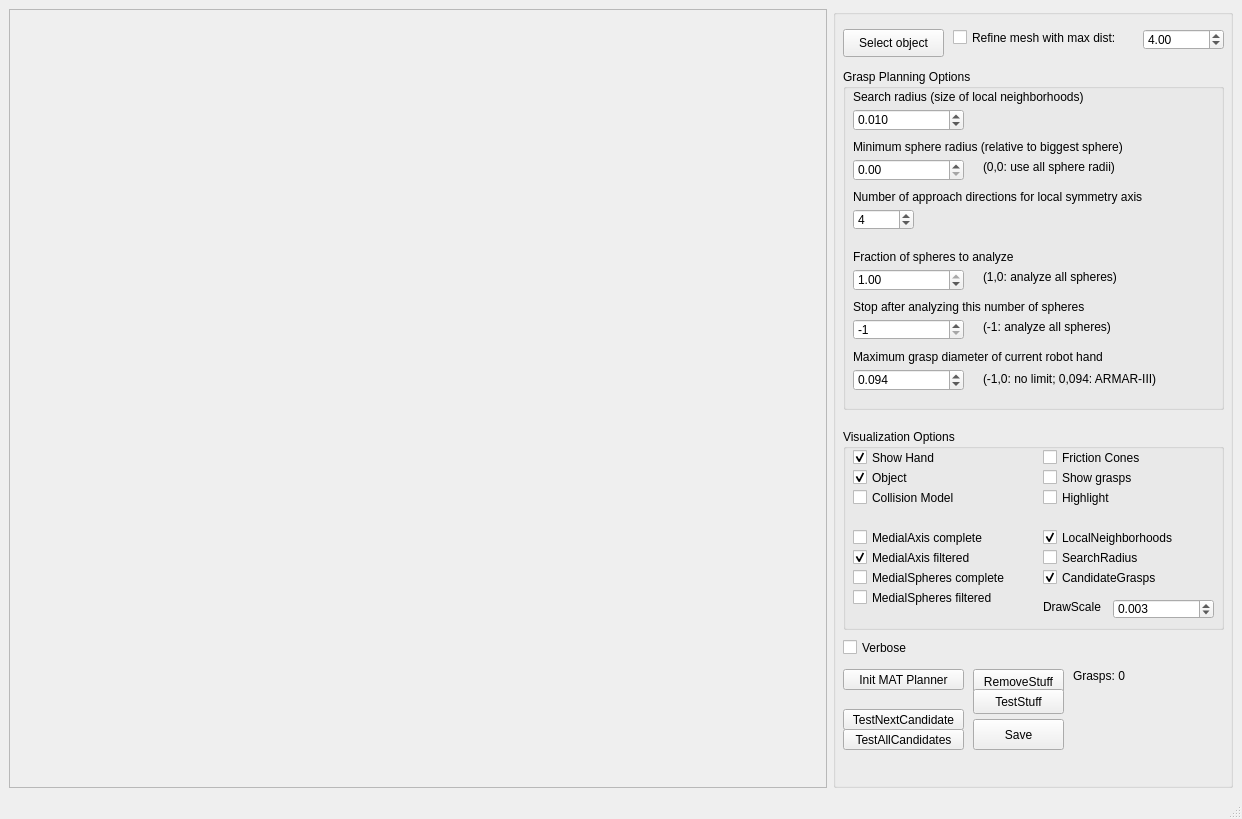
<?xml version="1.0" encoding="UTF-8"?>
<ui version="4.0">
 <class>MatGraspPlanner</class>
 <widget class="QMainWindow" name="MatGraspPlanner">
  <property name="geometry">
   <rect>
    <x>0</x>
    <y>0</y>
    <width>1242</width>
    <height>819</height>
   </rect>
  </property>
  <property name="windowTitle">
   <string>MatGraspPlanner - based on the Medial Axis Transform (MAT)</string>
  </property>
  <widget class="QWidget" name="centralwidget">
   <layout class="QGridLayout" name="gridLayout">
    <item row="0" column="1">
     <widget class="QGroupBox" name="groupBox">
      <property name="maximumSize">
       <size>
        <width>400</width>
        <height>16777215</height>
       </size>
      </property>
      <property name="title">
       <string/>
      </property>
      <widget class="QGroupBox" name="groupBox_2">
       <property name="geometry">
        <rect>
         <x>10</x>
         <y>60</y>
         <width>381</width>
         <height>341</height>
        </rect>
       </property>
       <property name="title">
        <string>Grasp Planning Options</string>
       </property>
       <widget class="QLabel" name="label_11">
        <property name="geometry">
         <rect>
          <x>10</x>
          <y>70</y>
          <width>361</width>
          <height>16</height>
         </rect>
        </property>
        <property name="text">
         <string>Minimum sphere radius (relative to biggest sphere)</string>
        </property>
       </widget>
       <widget class="QLabel" name="label_13">
        <property name="geometry">
         <rect>
          <x>10</x>
          <y>20</y>
          <width>331</width>
          <height>16</height>
         </rect>
        </property>
        <property name="text">
         <string>Search radius (size of local neighborhoods)</string>
        </property>
       </widget>
       <widget class="QDoubleSpinBox" name="doubleSpinBoxSearchRadius">
        <property name="geometry">
         <rect>
          <x>10</x>
          <y>40</y>
          <width>111</width>
          <height>22</height>
         </rect>
        </property>
        <property name="decimals">
         <number>3</number>
        </property>
        <property name="maximum">
         <double>1000000.000000000000000</double>
        </property>
        <property name="singleStep">
         <double>0.001000000000000</double>
        </property>
        <property name="value">
         <double>0.010000000000000</double>
        </property>
       </widget>
       <widget class="QDoubleSpinBox" name="doubleSpinBoxMinimumSphereRadiusRelative">
        <property name="geometry">
         <rect>
          <x>10</x>
          <y>90</y>
          <width>111</width>
          <height>22</height>
         </rect>
        </property>
        <property name="decimals">
         <number>2</number>
        </property>
        <property name="maximum">
         <double>1.000000000000000</double>
        </property>
        <property name="singleStep">
         <double>0.100000000000000</double>
        </property>
        <property name="value">
         <double>0.000000000000000</double>
        </property>
       </widget>
       <widget class="QLabel" name="label_12">
        <property name="geometry">
         <rect>
          <x>10</x>
          <y>120</y>
          <width>351</width>
          <height>16</height>
         </rect>
        </property>
        <property name="text">
         <string>Number of approach directions for local symmetry axis</string>
        </property>
       </widget>
       <widget class="QSpinBox" name="spinBoxNumberOfApproachDirectionsForLocalSymmetryAxis">
        <property name="geometry">
         <rect>
          <x>10</x>
          <y>140</y>
          <width>61</width>
          <height>21</height>
         </rect>
        </property>
        <property name="maximum">
         <number>100</number>
        </property>
        <property name="value">
         <number>4</number>
        </property>
       </widget>
       <widget class="QLabel" name="label_14">
        <property name="geometry">
         <rect>
          <x>10</x>
          <y>180</y>
          <width>191</width>
          <height>16</height>
         </rect>
        </property>
        <property name="text">
         <string>Fraction of spheres to analyze</string>
        </property>
       </widget>
       <widget class="QDoubleSpinBox" name="doubleSpinBoxFractionOfSpheresToAnalyze">
        <property name="geometry">
         <rect>
          <x>10</x>
          <y>200</y>
          <width>111</width>
          <height>22</height>
         </rect>
        </property>
        <property name="decimals">
         <number>2</number>
        </property>
        <property name="maximum">
         <double>1.000000000000000</double>
        </property>
        <property name="singleStep">
         <double>0.010000000000000</double>
        </property>
        <property name="value">
         <double>1.000000000000000</double>
        </property>
       </widget>
       <widget class="QLabel" name="label_15">
        <property name="geometry">
         <rect>
          <x>10</x>
          <y>230</y>
          <width>351</width>
          <height>16</height>
         </rect>
        </property>
        <property name="text">
         <string>Stop after analyzing this number of spheres</string>
        </property>
       </widget>
       <widget class="QSpinBox" name="spinBoxStopAfterAnalyzingThisNumberOfSpheres">
        <property name="geometry">
         <rect>
          <x>10</x>
          <y>250</y>
          <width>111</width>
          <height>21</height>
         </rect>
        </property>
        <property name="minimum">
         <number>-1</number>
        </property>
        <property name="maximum">
         <number>10000</number>
        </property>
        <property name="value">
         <number>-1</number>
        </property>
       </widget>
       <widget class="QLabel" name="label_16">
        <property name="geometry">
         <rect>
          <x>10</x>
          <y>280</y>
          <width>351</width>
          <height>16</height>
         </rect>
        </property>
        <property name="text">
         <string>Maximum grasp diameter of current robot hand</string>
        </property>
       </widget>
       <widget class="QDoubleSpinBox" name="doubleSpinBoxMaxGraspDiameterOfCurrentRobotHand">
        <property name="geometry">
         <rect>
          <x>10</x>
          <y>300</y>
          <width>111</width>
          <height>22</height>
         </rect>
        </property>
        <property name="decimals">
         <number>3</number>
        </property>
        <property name="minimum">
         <double>-1.000000000000000</double>
        </property>
        <property name="maximum">
         <double>1.000000000000000</double>
        </property>
        <property name="singleStep">
         <double>0.001000000000000</double>
        </property>
        <property name="value">
         <double>0.094000000000000</double>
        </property>
       </widget>
       <widget class="QLabel" name="label_18">
        <property name="geometry">
         <rect>
          <x>140</x>
          <y>300</y>
          <width>201</width>
          <height>20</height>
         </rect>
        </property>
        <property name="text">
         <string>(-1,0: no limit; 0,094: ARMAR-III)</string>
        </property>
       </widget>
       <widget class="QLabel" name="label_19">
        <property name="geometry">
         <rect>
          <x>140</x>
          <y>200</y>
          <width>191</width>
          <height>16</height>
         </rect>
        </property>
        <property name="text">
         <string>(1,0: analyze all spheres)</string>
        </property>
       </widget>
       <widget class="QLabel" name="label_20">
        <property name="geometry">
         <rect>
          <x>140</x>
          <y>250</y>
          <width>191</width>
          <height>16</height>
         </rect>
        </property>
        <property name="text">
         <string>(-1: analyze all spheres)</string>
        </property>
       </widget>
       <widget class="QLabel" name="label_21">
        <property name="geometry">
         <rect>
          <x>140</x>
          <y>90</y>
          <width>191</width>
          <height>16</height>
         </rect>
        </property>
        <property name="text">
         <string>(0,0: use all sphere radii)</string>
        </property>
       </widget>
      </widget>
      <widget class="QPushButton" name="pushButtonSave">
       <property name="geometry">
        <rect>
         <x>140</x>
         <y>710</y>
         <width>91</width>
         <height>31</height>
        </rect>
       </property>
       <property name="text">
        <string>Save</string>
       </property>
      </widget>
      <widget class="QPushButton" name="pushButtonInit">
       <property name="geometry">
        <rect>
         <x>10</x>
         <y>660</y>
         <width>121</width>
         <height>21</height>
        </rect>
       </property>
       <property name="text">
        <string>Init MAT Planner</string>
       </property>
      </widget>
      <widget class="QPushButton" name="pushButtonRemoveStuff">
       <property name="geometry">
        <rect>
         <x>140</x>
         <y>660</y>
         <width>91</width>
         <height>25</height>
        </rect>
       </property>
       <property name="text">
        <string>RemoveStuff</string>
       </property>
      </widget>
      <widget class="QPushButton" name="pushButtonShowGrasp">
       <property name="geometry">
        <rect>
         <x>10</x>
         <y>700</y>
         <width>121</width>
         <height>21</height>
        </rect>
       </property>
       <property name="text">
        <string>TestNextCandidate</string>
       </property>
      </widget>
      <widget class="QPushButton" name="pushButtonTestStuff">
       <property name="geometry">
        <rect>
         <x>140</x>
         <y>680</y>
         <width>91</width>
         <height>25</height>
        </rect>
       </property>
       <property name="text">
        <string>TestStuff</string>
       </property>
      </widget>
      <widget class="QPushButton" name="pushButtonTestAllCandidates">
       <property name="geometry">
        <rect>
         <x>10</x>
         <y>720</y>
         <width>121</width>
         <height>21</height>
        </rect>
       </property>
       <property name="text">
        <string>TestAllCandidates</string>
       </property>
      </widget>
      <widget class="QGroupBox" name="groupBoxVisualization">
       <property name="geometry">
        <rect>
         <x>10</x>
         <y>420</y>
         <width>381</width>
         <height>201</height>
        </rect>
       </property>
       <property name="title">
        <string>Visualization Options</string>
       </property>
       <widget class="QCheckBox" name="checkBoxHand">
        <property name="geometry">
         <rect>
          <x>10</x>
          <y>20</y>
          <width>141</width>
          <height>17</height>
         </rect>
        </property>
        <property name="text">
         <string>Show Hand</string>
        </property>
        <property name="checked">
         <bool>true</bool>
        </property>
       </widget>
       <widget class="QCheckBox" name="checkBoxObject">
        <property name="geometry">
         <rect>
          <x>10</x>
          <y>40</y>
          <width>141</width>
          <height>17</height>
         </rect>
        </property>
        <property name="text">
         <string>Object</string>
        </property>
        <property name="checked">
         <bool>true</bool>
        </property>
       </widget>
       <widget class="QCheckBox" name="checkBoxColModel">
        <property name="geometry">
         <rect>
          <x>10</x>
          <y>60</y>
          <width>141</width>
          <height>17</height>
         </rect>
        </property>
        <property name="text">
         <string>Collision Model</string>
        </property>
       </widget>
       <widget class="QCheckBox" name="checkBoxCones">
        <property name="geometry">
         <rect>
          <x>200</x>
          <y>20</y>
          <width>141</width>
          <height>17</height>
         </rect>
        </property>
        <property name="text">
         <string>Friction Cones</string>
        </property>
       </widget>
       <widget class="QCheckBox" name="checkBoxGrasps">
        <property name="geometry">
         <rect>
          <x>200</x>
          <y>40</y>
          <width>141</width>
          <height>17</height>
         </rect>
        </property>
        <property name="text">
         <string>Show grasps</string>
        </property>
       </widget>
       <widget class="QCheckBox" name="checkBoxHighlight">
        <property name="geometry">
         <rect>
          <x>200</x>
          <y>60</y>
          <width>141</width>
          <height>17</height>
         </rect>
        </property>
        <property name="text">
         <string>Highlight</string>
        </property>
       </widget>
       <widget class="QCheckBox" name="checkBoxMedialAxisComplete">
        <property name="geometry">
         <rect>
          <x>10</x>
          <y>100</y>
          <width>161</width>
          <height>17</height>
         </rect>
        </property>
        <property name="text">
         <string>MedialAxis complete</string>
        </property>
       </widget>
       <widget class="QCheckBox" name="checkBoxMedialAxisFiltered">
        <property name="geometry">
         <rect>
          <x>10</x>
          <y>120</y>
          <width>161</width>
          <height>17</height>
         </rect>
        </property>
        <property name="text">
         <string>MedialAxis filtered</string>
        </property>
        <property name="checked">
         <bool>true</bool>
        </property>
       </widget>
       <widget class="QCheckBox" name="checkBoxMedialSpheres">
        <property name="geometry">
         <rect>
          <x>10</x>
          <y>140</y>
          <width>181</width>
          <height>17</height>
         </rect>
        </property>
        <property name="text">
         <string>MedialSpheres complete</string>
        </property>
       </widget>
       <widget class="QCheckBox" name="checkBoxMedialSpheresFiltered">
        <property name="geometry">
         <rect>
          <x>10</x>
          <y>160</y>
          <width>181</width>
          <height>17</height>
         </rect>
        </property>
        <property name="text">
         <string>MedialSpheres filtered</string>
        </property>
       </widget>
       <widget class="QCheckBox" name="checkBoxLocalNeighborhoods">
        <property name="geometry">
         <rect>
          <x>200</x>
          <y>100</y>
          <width>161</width>
          <height>17</height>
         </rect>
        </property>
        <property name="text">
         <string>LocalNeighborhoods</string>
        </property>
        <property name="checked">
         <bool>true</bool>
        </property>
       </widget>
       <widget class="QCheckBox" name="checkBoxSearchRadius">
        <property name="geometry">
         <rect>
          <x>200</x>
          <y>120</y>
          <width>161</width>
          <height>17</height>
         </rect>
        </property>
        <property name="text">
         <string>SearchRadius</string>
        </property>
       </widget>
       <widget class="QCheckBox" name="checkBoxCandidateGrasps">
        <property name="geometry">
         <rect>
          <x>200</x>
          <y>140</y>
          <width>161</width>
          <height>17</height>
         </rect>
        </property>
        <property name="text">
         <string>CandidateGrasps</string>
        </property>
        <property name="checked">
         <bool>true</bool>
        </property>
       </widget>
       <widget class="QLabel" name="label_17">
        <property name="geometry">
         <rect>
          <x>200</x>
          <y>170</y>
          <width>171</width>
          <height>16</height>
         </rect>
        </property>
        <property name="text">
         <string>DrawScale</string>
        </property>
       </widget>
       <widget class="QDoubleSpinBox" name="doubleSpinBoxDrawScale">
        <property name="geometry">
         <rect>
          <x>270</x>
          <y>170</y>
          <width>101</width>
          <height>20</height>
         </rect>
        </property>
        <property name="decimals">
         <number>3</number>
        </property>
        <property name="maximum">
         <double>100000.000000000000000</double>
        </property>
        <property name="singleStep">
         <double>0.010000000000000</double>
        </property>
        <property name="value">
         <double>0.003000000000000</double>
        </property>
       </widget>
      </widget>
      <widget class="QLabel" name="labelInfo">
       <property name="geometry">
        <rect>
         <x>240</x>
         <y>660</y>
         <width>151</width>
         <height>71</height>
        </rect>
       </property>
       <property name="text">
        <string>Grasps: 0</string>
       </property>
       <property name="alignment">
        <set>Qt::AlignLeading|Qt::AlignLeft|Qt::AlignTop</set>
       </property>
      </widget>
      <widget class="QPushButton" name="pushButtonSelectObject">
       <property name="geometry">
        <rect>
         <x>10</x>
         <y>20</y>
         <width>101</width>
         <height>28</height>
        </rect>
       </property>
       <property name="text">
        <string>Select object</string>
       </property>
      </widget>
      <widget class="QCheckBox" name="checkBoxRefineMesh">
       <property name="geometry">
        <rect>
         <x>120</x>
         <y>20</y>
         <width>191</width>
         <height>17</height>
        </rect>
       </property>
       <property name="text">
        <string>Refine mesh with max dist:</string>
       </property>
      </widget>
      <widget class="QDoubleSpinBox" name="doubleSpinBoxFractionOfSpheresToAnalyze_2">
       <property name="geometry">
        <rect>
         <x>310</x>
         <y>20</y>
         <width>81</width>
         <height>21</height>
        </rect>
       </property>
       <property name="decimals">
        <number>2</number>
       </property>
       <property name="maximum">
        <double>1000000.000000000000000</double>
       </property>
       <property name="singleStep">
        <double>0.010000000000000</double>
       </property>
       <property name="value">
        <double>4.000000000000000</double>
       </property>
      </widget>
      <widget class="QCheckBox" name="checkBoxVerbose">
       <property name="geometry">
        <rect>
         <x>10</x>
         <y>630</y>
         <width>191</width>
         <height>17</height>
        </rect>
       </property>
       <property name="text">
        <string>Verbose</string>
       </property>
      </widget>
     </widget>
    </item>
    <item row="0" column="0">
     <widget class="QFrame" name="frameViewer">
      <property name="frameShape">
       <enum>QFrame::StyledPanel</enum>
      </property>
      <property name="frameShadow">
       <enum>QFrame::Raised</enum>
      </property>
     </widget>
    </item>
   </layout>
  </widget>
  <widget class="QMenuBar" name="menubar">
   <property name="geometry">
    <rect>
     <x>0</x>
     <y>0</y>
     <width>1242</width>
     <height>21</height>
    </rect>
   </property>
  </widget>
  <widget class="QStatusBar" name="statusbar"/>
 </widget>
 <resources/>
 <connections/>
</ui>
